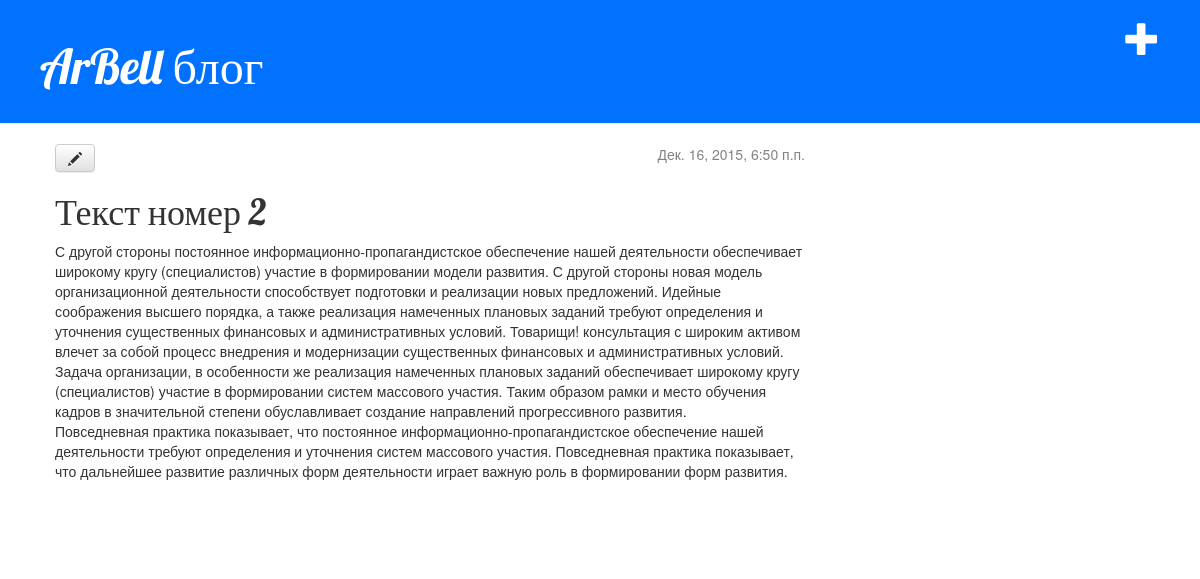
/post/2/, run on an earlier commit of the app's database.
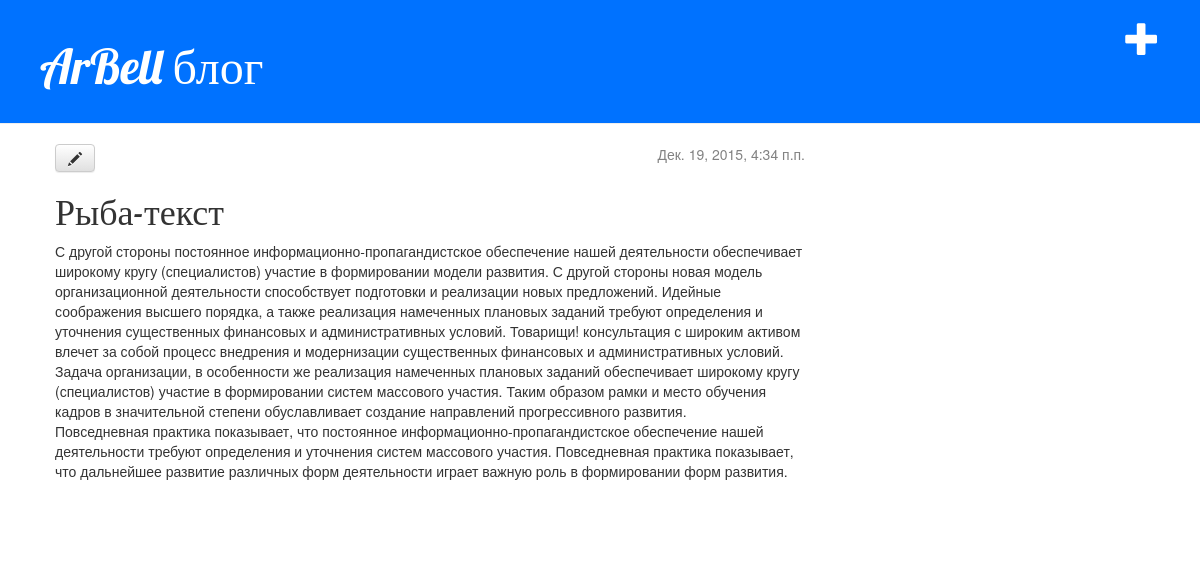
And on a later commit of the database.
### blog/models.py (models this page shows, shortened)
class Post(models.Model):
    author = models.ForeignKey('auth.User')
    title = models.CharField(max_length = 200)
    text = models.TextField()
    created_date = models.DateTimeField(
            default = timezone.now)
    published_date = models.DateTimeField(
            blank = True, null = True)

### blog/views.py (the view)
# urls.py: url(r'^post/(?P<pk>[0-9]+)/$', views.post_detail, name='post_detail'),
def post_detail(request, pk):
    post = get_object_or_404(Post, pk=pk)
    return render(request, 'blog/post_detail.html', {'post': post})

### blog/templates/blog/post_detail.html (shortened to what this page needs)
    {% extends 'blog/base.html' %}
    {% block content %}
        <div class="post">
            {% if post.published_date %}
                <div class="date">
                    {{ post.published_date }}
                </div>
            {% endif %}
            <a class="btn btn-default" href="{% url 'post_edit' pk=post.pk %}"><span class="glyphicon glyphicon-pencil"></span></a>
            <h1>{{ post.title }}</h1>
            <p>{{ post.text|linebreaks }}</p>
        </div>
    {% load disqus_tags %}
    {% endblock %}

What changed in the data, as far as the page shows it:
changed Post: published_date "Дек. 16, 2015, 6:50 п.п." → "Дек. 19, 2015, 4:34 п.п."; title "Текст номер 2" → "Рыба-текст"
